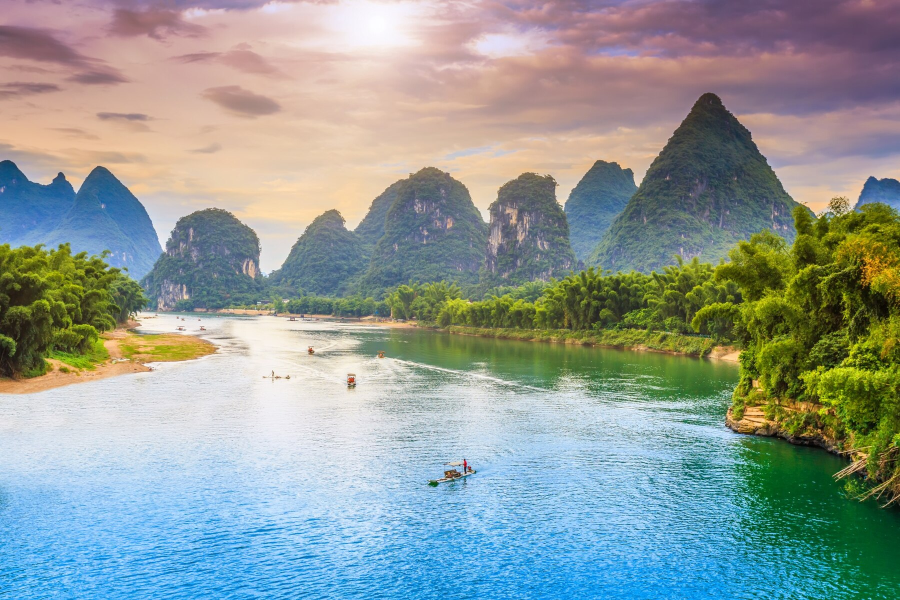
#> input picture mountain.jpg, 1800 x 1200 px (shown at 1/2 size)
$ jupyter execute oilblur.ipynb   (older library calls are emulated)
#> lines starting #> are read from the running program, lines starting #| are printed output that depends on the picture; after the words box and inside, x2 and y2 are one past the last pixel; in counts of white or black regions, pixels touching at a corner belong together
[cell 1]
# [40 lines of commented-out code are left out]

[cell 2]
import cv2
import numpy as np

def apply_advanced_oil_painting_effect(input_image_path, output_image_path):
    # Read the image
#> called with input_image_path = 'mountain.jpg', output_image_path = 'oil_painting_effect.jpg'
    original_image = cv2.imread(input_image_path)
#> original_image is the input picture: shape (1200, 1800, 3); mean B, G, R 151.6, 155.1, 142.6

    # Check if image is loaded
    if original_image is None:
        print("Can't read the image file.")
        return

    # Stylization of the image gives a base "painting" effect
    stylized_effect = cv2.stylization(original_image, sigma_s=60, sigma_r=0.6)

    # Now, let's enhance edges in the image to simulate brush strokes.
    # First, we need a grayscale version of our stylized image.
    gray_image = cv2.cvtColor(stylized_effect, cv2.COLOR_BGR2GRAY)
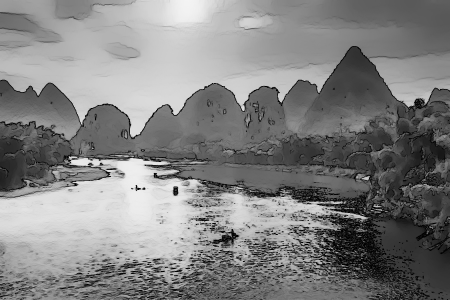
#> gray_image: shape (1200, 1800) (shown at 1/4 size); min 0, max 244, mean 129.5

    # Applying a combination of GaussianBlur and Laplacian filter to enhance edges.
    blurred_image = cv2.GaussianBlur(gray_image, (3, 3), 0)
    edges = cv2.Laplacian(blurred_image, cv2.CV_8U, ksize=5)
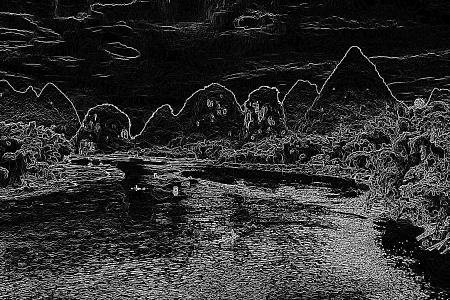
#> edges: shape (1200, 1800) (shown at 1/4 size); min 0, max 255, mean 47
    edges_colored = cv2.cvtColor(edges, cv2.COLOR_GRAY2BGR)

    # Inverting the colors in the edge image will help in adding it as a mask over the stylized image.
    edges_inverted = cv2.bitwise_not(edges_colored)
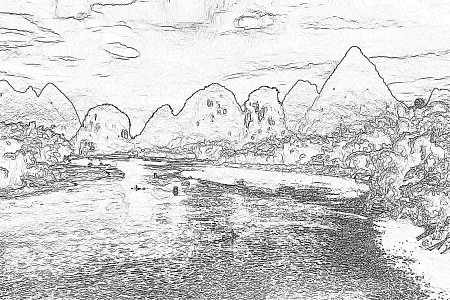
#> edges_inverted: shape (1200, 1800, 3) (shown at 1/4 size); min 0, max 255, mean 208

    # To blend the edges with the original image, we'll use the bitwise 'and' operation.
    # This will darken the areas of the original image that correspond to the edges, giving a more painted look.
    combined_result = cv2.bitwise_and(stylized_effect, edges_inverted)
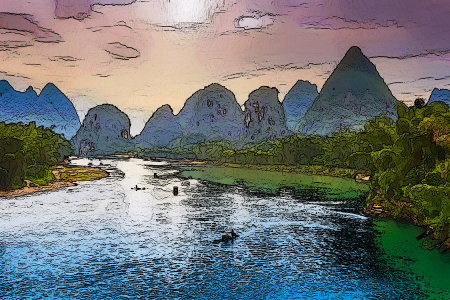
#> combined_result: shape (1200, 1800, 3) (shown at 1/4 size); mean B, G, R 115.3, 117.6, 112.6

    # Save the final image
    cv2.imwrite(output_image_path, combined_result)

    print(f"Saved: {output_image_path}")
    print(777)

[cell 3]
# Using the function
input_file = 'mountain.jpg'  # change to your image file path
# where you want to save the output
output_file = 'oil_painting_effect.jpg'

apply_advanced_oil_painting_effect(input_file, output_file)

[cell 4]
#show oil_painting_effect and original image
import matplotlib.pyplot as plt
plt.subplot(1,2,1)
plt.imshow(cv2.imread(input_file))
plt.title('original image')
plt.subplot(1,2,2)
plt.imshow(cv2.imread(output_file))
plt.title('oil painting effect')
plt.show()
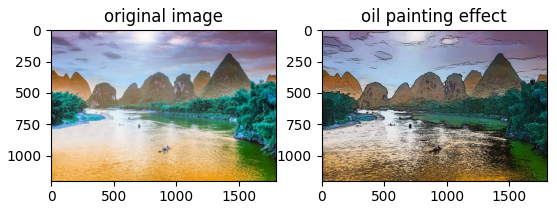
#> figure drawn by matplotlib, 2 panels; B, G, R data is drawn as R, G, B

[cell 5]
def apply_watercolor_effect(input_image_path, output_image_path):
    # Read the image
#> called with input_image_path = 'mountain.jpg', output_image_path = 'watercolor_effect.jpg'
    original_image = cv2.imread(input_image_path)

    # Check if image is loaded
    if original_image is None:
        print("Can't read the image file.")
        return

    # Step 1: Bilateral Filter for smoothing
    watercolor_effect = cv2.bilateralFilter(original_image, d=9, sigmaColor=75, sigmaSpace=75)

    # Step 2: Edge Enhancement - Find edges and dilate them to reduce their prominence
    edges = cv2.adaptiveThreshold(cv2.cvtColor(watercolor_effect, cv2.COLOR_BGR2GRAY), 255,
                                  cv2.ADAPTIVE_THRESH_MEAN_C, cv2.THRESH_BINARY, blockSize=9, C=2)
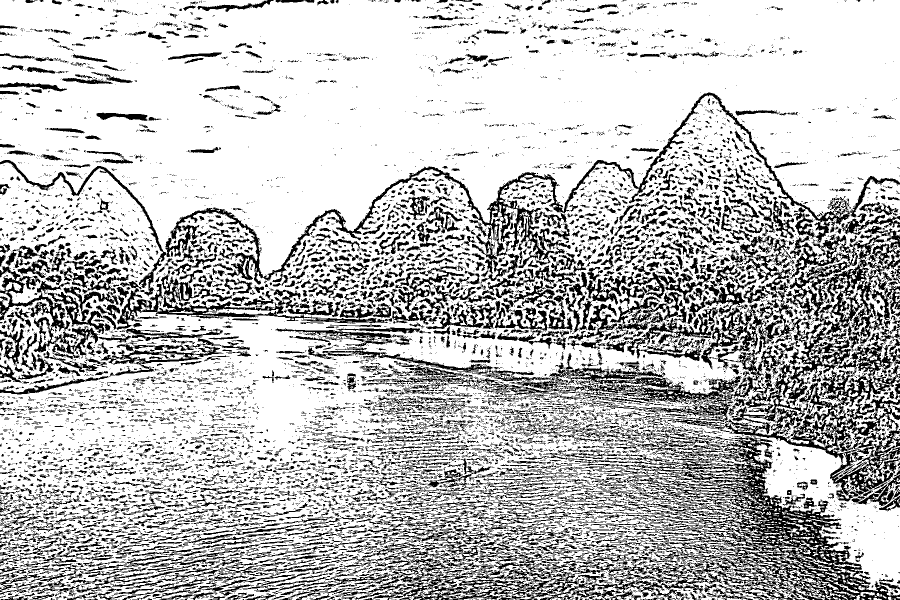
#> edges: shape (1200, 1800) (shown at 1/2 size); 74.9% white; 12977 black regions (10110 under 20 px), largest, box (x1, y1, x2, y2) and area: (826, 873, 1800, 1200) 54755, (1441, 653, 1800, 1003) 34236, (341, 185, 1700, 569) 25066
    edges = cv2.cvtColor(edges, cv2.COLOR_GRAY2BGR)
    watercolor_effect = cv2.bitwise_and(watercolor_effect, cv2.bitwise_not(edges))
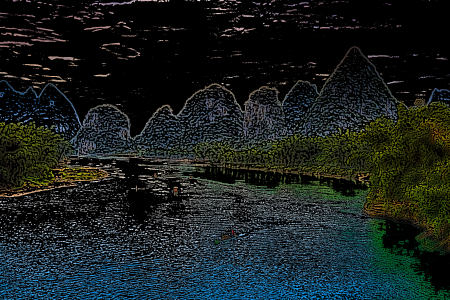
#> watercolor_effect: shape (1200, 1800, 3) (shown at 1/4 size); mean B, G, R 30.8, 32.1, 24.3

    # Step 3: Color Saturation - Convert to HSV and boost saturation
    hsv = cv2.cvtColor(watercolor_effect, cv2.COLOR_BGR2HSV)
#> hsv: shape (1200, 1800, 3); mean H, S, V 18.5, 33.2, 37.4
    hsv[:, :, 1] = cv2.add(hsv[:, :, 1], 15)
#> hsv: shape (1200, 1800, 3); mean H, S, V 18.5, 48.1, 37.4
    watercolor_effect = cv2.cvtColor(hsv, cv2.COLOR_HSV2BGR)

    # Step 4: (Optional) Texture Overlay
    # You would need a texture image for this step.
    # If you have a texture image, you can overlay it using a blend operation.
    # texture = cv2.imread(texture_image_path, cv2.IMREAD_GRAYSCALE)
    # texture = cv2.resize(texture, (original_image.shape[1], original_image.shape[0]))
    # watercolor_effect = cv2.addWeighted(watercolor_effect, 0.5, cv2.cvtColor(texture, cv2.COLOR_GRAY2BGR), 0.5, 0)

    # Save the final image
    cv2.imwrite(output_image_path, watercolor_effect)

    print(f"Saved: {output_image_path}")

[cell 6]
#convert to watercolor effect
input_file = 'mountain.jpg'  # change to your image file path
# where you want to save the output
output_file = 'watercolor_effect.jpg'
apply_watercolor_effect(input_file, output_file)

[cell 7]
def apply_watercolorv2(input_image_path, output_image_path):
    # Read the image
#> called with input_image_path = 'mountain.jpg', output_image_path = 'watercolor_effect_v2.jpg'
    original_image = cv2.imread(input_image_path)

    # Check if image is loaded
    if original_image is None:
        print("Can't read the image file.")
        return

    # Step 1: Bilateral Filter for smoothing while preserving edges
    watercolor_effect = cv2.bilateralFilter(original_image, d=9, sigmaColor=75, sigmaSpace=75)

    # Step 2: Additional Smoothing for the background
    # Increase the filter size for more background smoothing
    smoothed_background = cv2.bilateralFilter(original_image, d=15, sigmaColor=100, sigmaSpace=100)

    # Step 3: Create a mask for the main subject (edges)
    edges = cv2.adaptiveThreshold(cv2.cvtColor(watercolor_effect, cv2.COLOR_BGR2GRAY), 255,
                                  cv2.ADAPTIVE_THRESH_MEAN_C, cv2.THRESH_BINARY, blockSize=9, C=2)
    mask = cv2.cvtColor(edges, cv2.COLOR_GRAY2BGR)
    mask = cv2.bitwise_not(mask)

    # Step 4: Blend the smoothed background with the main subject
    watercolor_effect = cv2.bitwise_and(watercolor_effect, mask)
    smoothed_background = cv2.bitwise_and(smoothed_background, cv2.bitwise_not(mask))
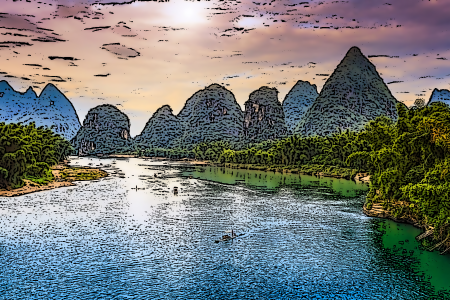
#> smoothed_background: shape (1200, 1800, 3) (shown at 1/4 size); mean B, G, R 120.2, 122, 117.3
    watercolor_effect = cv2.add(watercolor_effect, smoothed_background)

    # Step 5: Color Saturation - Convert to HSV and boost saturation
    hsv = cv2.cvtColor(watercolor_effect, cv2.COLOR_BGR2HSV)
#> hsv: shape (1200, 1800, 3); mean H, S, V 75, 95.7, 177.7
    hsv[:, :, 1] = cv2.add(hsv[:, :, 1], 15)
#> hsv: shape (1200, 1800, 3); mean H, S, V 75, 110.5, 177.7
    watercolor_effect = cv2.cvtColor(hsv, cv2.COLOR_HSV2BGR)
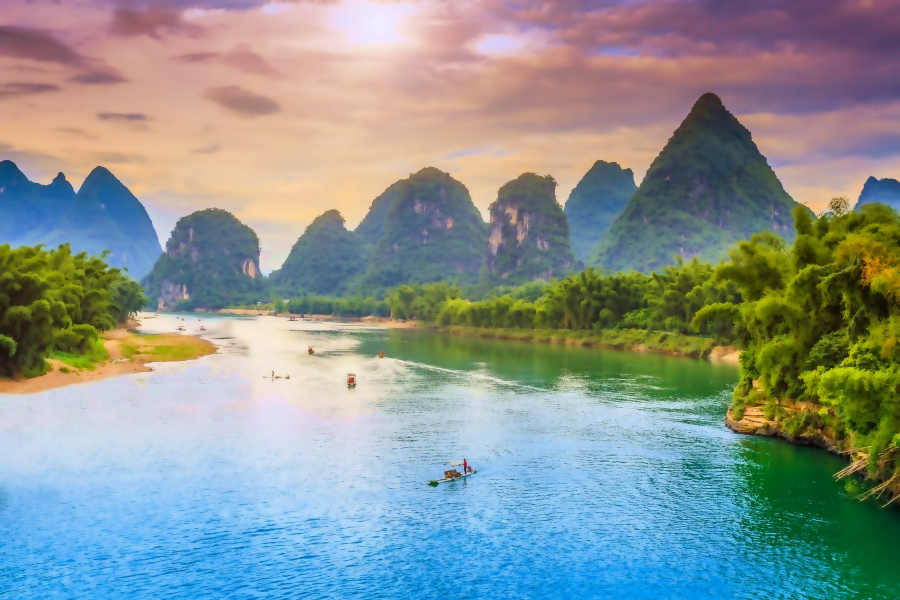
#> watercolor_effect: shape (1200, 1800, 3) (shown at 1/2 size); mean B, G, R 145.9, 148.5, 135.8

    # Save the final image
    cv2.imwrite(output_image_path, watercolor_effect)

    print(f"Saved: {output_image_path}")

$ run again, with cameraman_oil_painting_effect.jpg copied over mountain.jpg
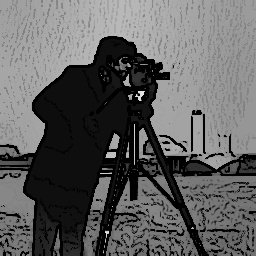
#> input picture cameraman_oil_painting_effect.jpg, 256 x 256 px
#> in apply_advanced_oil_painting_effect, original_image is the input picture: shape (256, 256, 3); min 0, max 232, mean 95.9
#> in apply_watercolor_effect, `edges = cv2.adaptiveThreshold(cv2.cvtColor(watercolor_effect, cv2.COLO..`:
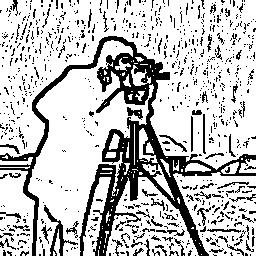
#> edges: shape (256, 256); 76.2% white; 823 black regions (746 under 20 px), largest, box (x1, y1, x2, y2) and area: (0, 36, 256, 256) 9013, (44, 205, 78, 256) 343, (127, 107, 143, 120) 100
#> in apply_watercolorv2, `smoothed_background = cv2.bitwise_and(smoothed_background, cv2.bitwise..`:
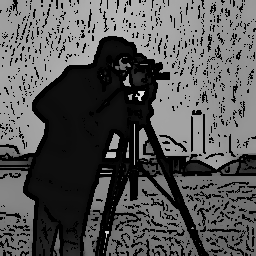
#> smoothed_background: shape (256, 256, 3); min 0, max 225, mean 86.7

$ run again, with traveler.jpeg copied over mountain.jpg
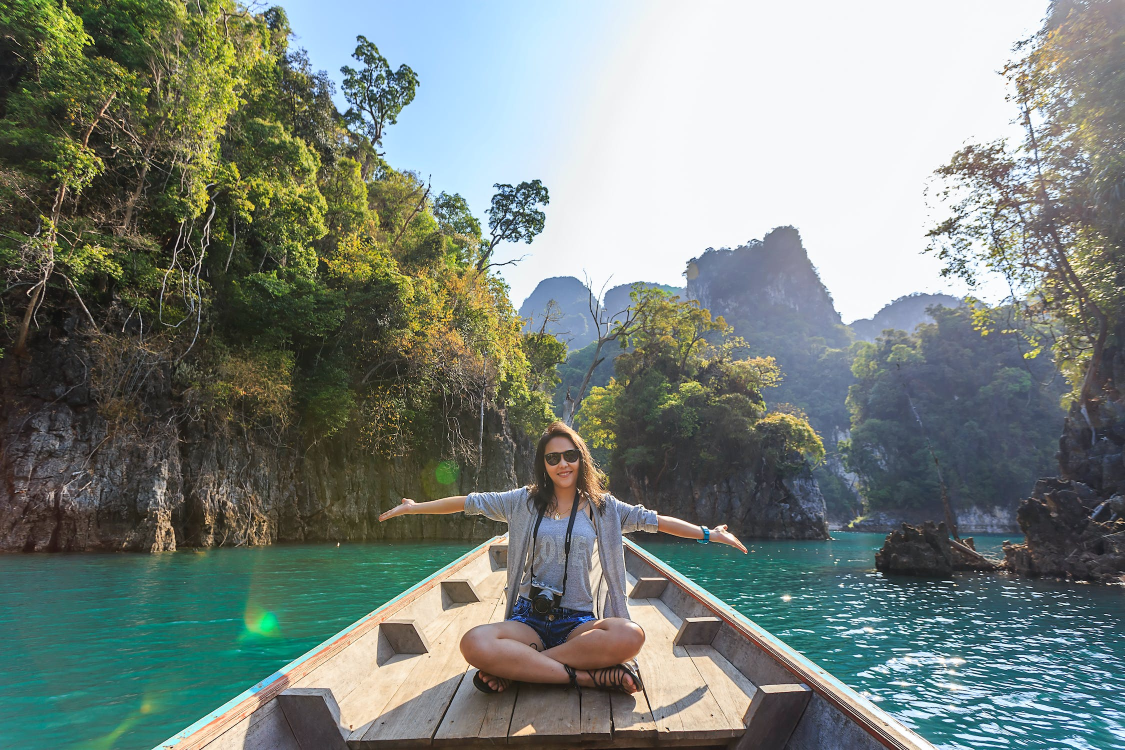
#> input picture traveler.jpeg, 2250 x 1500 px (shown at 1/2 size)
#> in apply_advanced_oil_painting_effect, original_image is the input picture: shape (1500, 2250, 3); mean B, G, R 124.3, 131, 121.3
#> in apply_watercolor_effect, `edges = cv2.adaptiveThreshold(cv2.cvtColor(watercolor_effect, cv2.COLO..`:
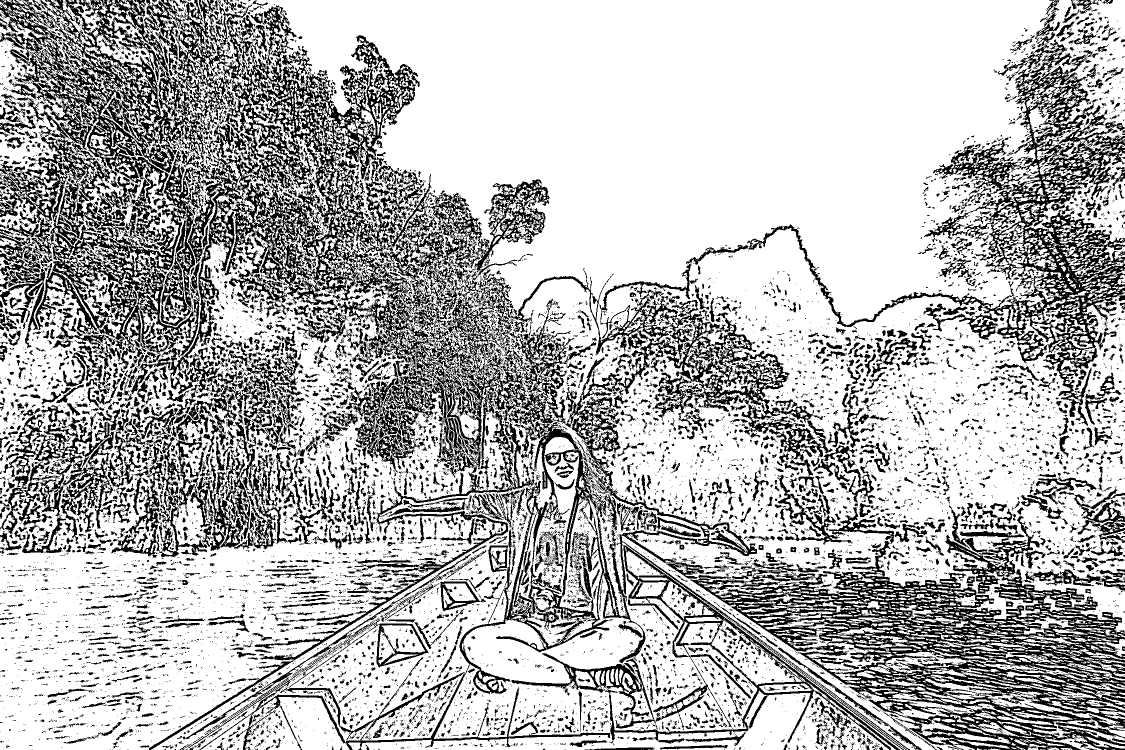
#> edges: shape (1500, 2250) (shown at 1/2 size); 71.3% white; 11743 black regions (9246 under 20 px), largest, box (x1, y1, x2, y2) and area: (0, 0, 1820, 1500) 404300, (1380, 1014, 2250, 1500) 119576, (1847, 64, 2250, 852) 74486
#> in apply_watercolorv2, `smoothed_background = cv2.bitwise_and(smoothed_background, cv2.bitwise..`:
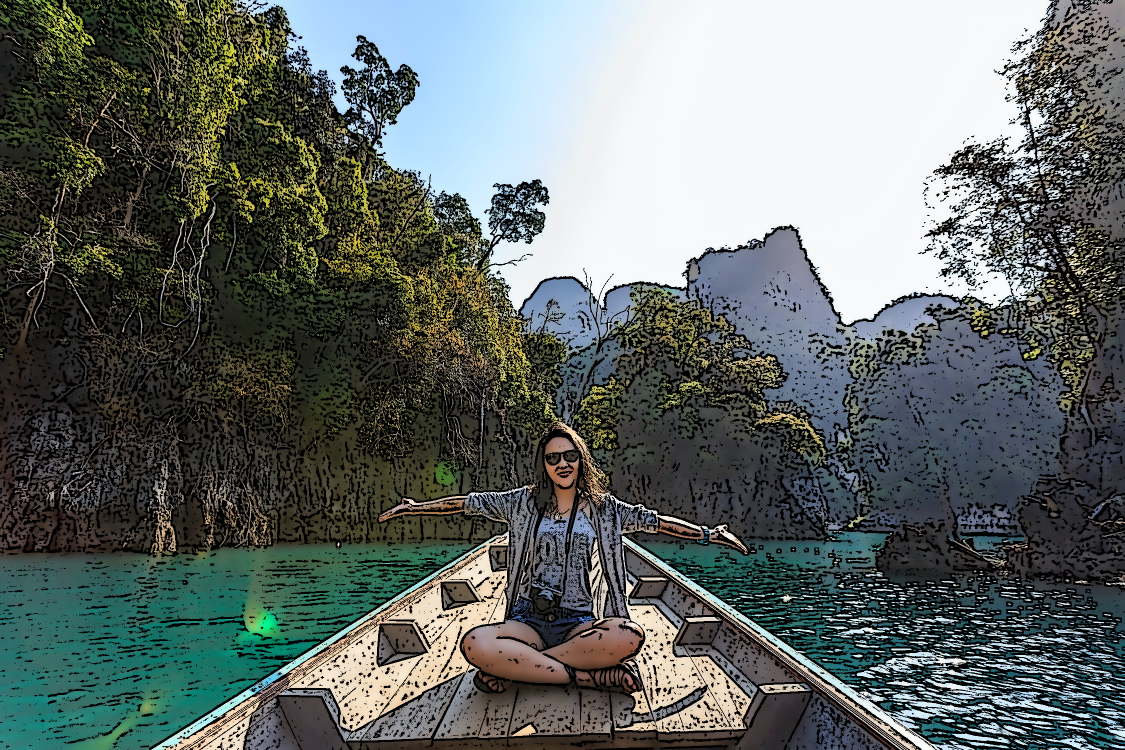
#> smoothed_background: shape (1500, 2250, 3) (shown at 1/2 size); mean B, G, R 102.1, 105.3, 97.7
